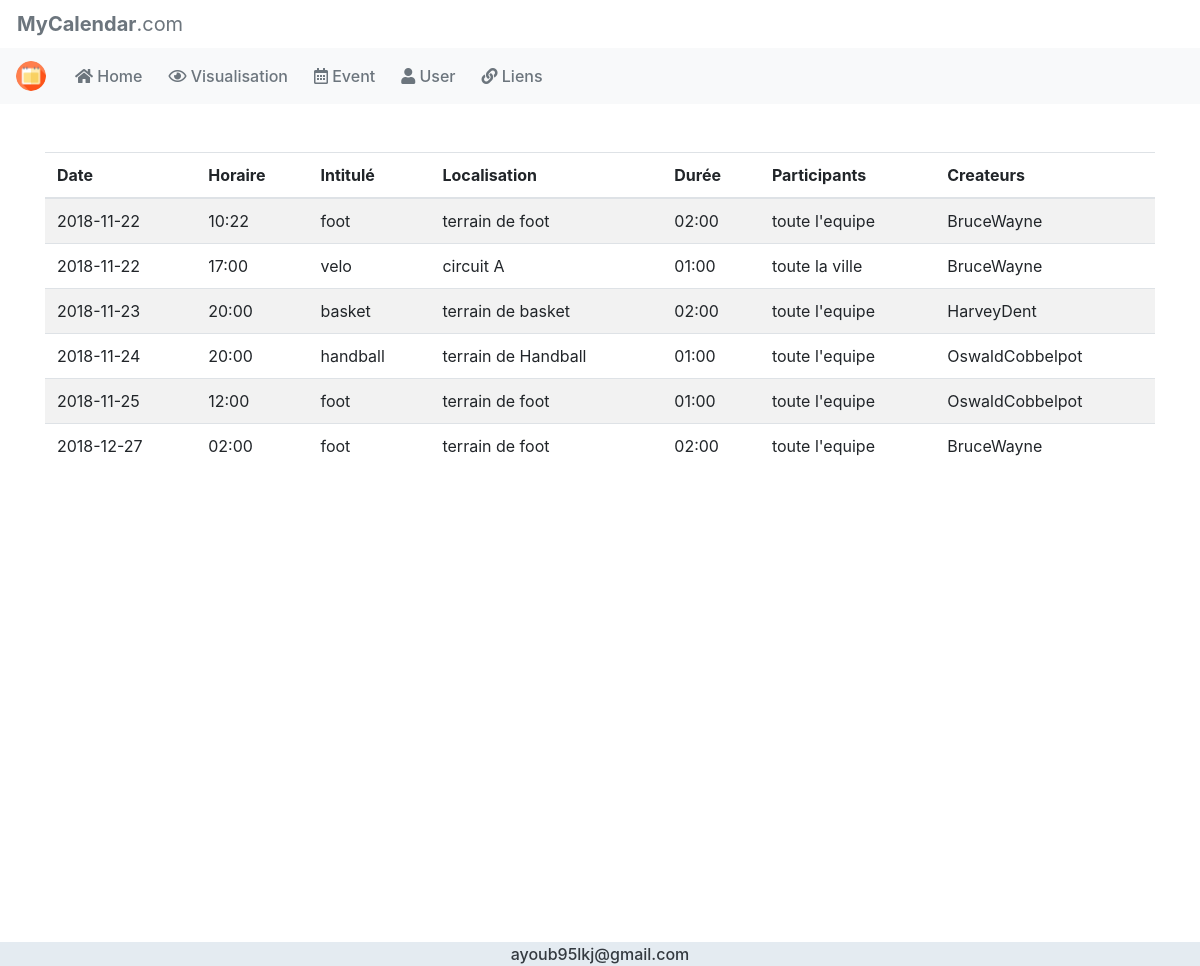
Screenshot of /ConfEvent.php with the database file from the repository.
### tables this page shows
CREATE TABLE IF NOT EXISTS `event` (
  `Event_Id` int(11) NOT NULL AUTO_INCREMENT,
  `Intitule` varchar(100) NOT NULL,
  `Date` date NOT NULL,
  `Horaire` varchar(10) NOT NULL,
  `Localisation` varchar(50) NOT NULL,
  `Duree` varchar(10) NOT NULL,
  `Participants` varchar(200) NOT NULL,
  `Createur` varchar(50) NOT NULL,
  PRIMARY KEY (`Event_Id`)
);

### Clevent.php (the view, shortened to what this page needs)
<?php
class Clevent{
public function Select(){
    require 'connect.php';
    $rep = $bdd->query('SELECT * FROM event ORDER BY Date,Horaire');
        while($donnees = $rep->fetch()){
                        echo "<tr>
                                <td>".$donnees['Date']."</td>
                                <td>".$donnees['Horaire']."</td>
                                <td>".$donnees['Intitule']."</td>
                                <td>".$donnees['Localisation']."</td>
                                <td>".$donnees['Duree']."</td>
                                <td>".$donnees['Participants']."</td>
                                <td>".$donnees['Createur']."</td>
                            </tr>";
        }
}
}

### ConfEvent.php (shortened to what this page needs)
<html>
<head>
    <link rel="stylesheet" href="https://stackpath.bootstrapcdn.com/bootstrap/4.3.1/css/bootstrap.min.css" >
    <link rel="stylesheet" href="modif.css">
    <link rel="stylesheet" href="https://use.fontawesome.com/releases/v5.5.0/css/all.css" >
</head>
<body>
<?php     include("header.php");
        require("connect.php");
        require 'Clevent.php';
?>
    <div class="container">
        <br><br>
<table class="table table-striped ">
            <thead>
                <tr>
                    <th scope="col">Date</th>
                    <th scope="col">Horaire</th>
                    <th scope="col">Intitulé</th>
                    <th scope="col">Localisation</th>
                    <th scope="col">Durée</th>
                    <th scope="col">Participants</th>
                    <th scope="col">Createurs</th>
                </tr>
            </thead>
            <tbody>
                <?php
                   $a = new Clevent();
                    $a->select();
                ?>
            </tbody>
        </table>
   </div>
<?php include("footer.php"); ?>
</body>
</html>

### header.php
  <div class="ztext"><a class="btn btn-default text-secondary btn-lg" href="Home.php"><b>MyCalendar</b>.com</a>
                           </div>
    <div class="header">
      <nav class="navbar navbar-expand-sm navbar-light bg-light ">
          <a class="navbar-brand" href="Home.php">
            <img src="img/calendar-logo.jpg" class="rounded-circle img-responsive" style="width:30px" >
        </a>
        <ul class="navbar-nav" >
              <li class="nav-item">
                  <a class="navlink btn btn-default text-secondary" href="Home.php"><span class="fas fa-home" title="home" aria-hidden="true"></span> Home</a>
              </li>
              <li class="nav-item">
                  <a class="navlink btn btn-default text-secondary" href="Visualisation.php"><span class="far fa-eye" title="home" aria-hidden="true"></span> Visualisation</a>
              </li>
              <li class="nav-item">
                  <a class="navlink btn btn-default text-secondary" href="Event.php"><span class="far fa-calendar-alt"></span> Event</a>
              </li>
              <li class="nav-item">
                  <a class="navlink btn btn-default text-secondary" href="User.php"><span class="fas fa-user"></span> User</a>
              </li>
              <li class="nav-item">
                  <a class="navlink btn btn-default text-secondary" href="Liens.php"><span class="fas fa-link"></span> Liens</a>
              </li>
        </ul>
    </nav>
</div>

### footer.php
<footer class="footer">
<div class="container-fluid">
    <span class="text-dark" >ayoub95lkj@gmail.com</span>
</div>
</footer>

### modif.css (style rules this page uses)
div.container { height: 838px; }
ul.navbar-nav { float: right; }
div.container-fluid { background-color: #e4ebf1; text-align: center; font-weight: 500; }
a.navlink.btn.btn-default.text-secondary { font-weight: 500; }

### rows the page displays
event: Date "2018-11-22", Horaire "10:22", Intitule "foot", Localisation "terrain de foot", Duree "02:00", Participants "toute l'equipe", Createur "BruceWayne"
event: Date "2018-11-22", Horaire "17:00", Intitule "velo", Localisation "circuit A", Duree "01:00", Participants "toute la ville", Createur "BruceWayne"
event: Date "2018-11-23", Horaire "20:00", Intitule "basket", Localisation "terrain de basket", Duree "02:00", Participants "toute l'equipe", Createur "HarveyDent"
event: Date "2018-11-24", Horaire "20:00", Intitule "handball", Localisation "terrain de Handball", Duree "01:00", Participants "toute l'equipe", Createur "OswaldCobbelpot"
event: Date "2018-11-25", Horaire "12:00", Intitule "foot", Localisation "terrain de foot", Duree "01:00", Participants "toute l'equipe", Createur "OswaldCobbelpot"
event: Date "2018-12-27", Horaire "02:00", Intitule "foot", Localisation "terrain de foot", Duree "02:00", Participants "toute l'equipe", Createur "BruceWayne"
